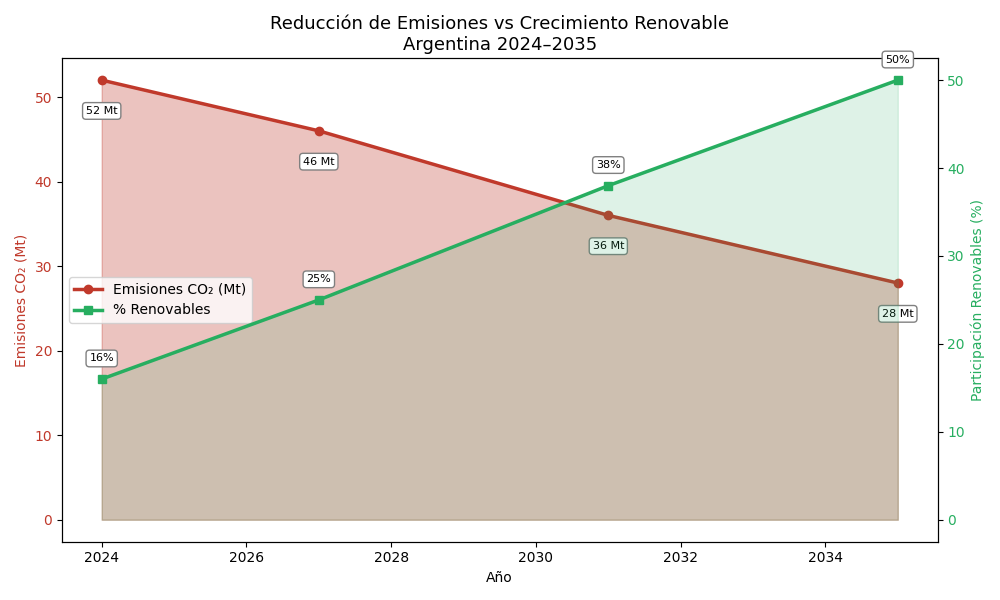

Python code for this plot:
import matplotlib.pyplot as plt

years = [2024, 2027, 2031, 2035]
emisiones = [52, 46, 36, 28]
renovables = [16, 25, 38, 50]

fig, ax1 = plt.subplots(figsize=(10, 6))

ax1.fill_between(years, emisiones, alpha=0.3, color='#c0392b')
ax1.plot(years, emisiones, color='#c0392b', linewidth=2.5, marker='o', label='Emisiones CO₂ (Mt)')
ax1.set_xlabel('Año')
ax1.set_ylabel('Emisiones CO₂ (Mt)', color='#c0392b')
ax1.tick_params(axis='y', labelcolor='#c0392b')

ax2 = ax1.twinx()
ax2.fill_between(years, renovables, alpha=0.15, color='#27ae60')
ax2.plot(years, renovables, color='#27ae60', linewidth=2.5, marker='s', label='% Renovables')
ax2.set_ylabel('Participación Renovables (%)', color='#27ae60')
ax2.tick_params(axis='y', labelcolor='#27ae60')

# Etiquetas emisiones
for x, y in zip(years, emisiones):
    ax1.annotate(f'{y} Mt', xy=(x, y), xytext=(x, y-4),
                 fontsize=8, ha='center',
                 bbox=dict(boxstyle='round,pad=0.3', facecolor='white', edgecolor='gray', alpha=1))

# Etiquetas renovables
for x, y in zip(years, renovables):
    ax2.annotate(f'{y}%', xy=(x, y), xytext=(x, y+2),
                 fontsize=8, ha='center',
                 bbox=dict(boxstyle='round,pad=0.3', facecolor='white', edgecolor='gray', alpha=1))


ax1.set_title('Reducción de Emisiones vs Crecimiento Renovable\nArgentina 2024–2035', fontsize=13)
lines1, labels1 = ax1.get_legend_handles_labels()
lines2, labels2 = ax2.get_legend_handles_labels()
ax1.legend(lines1 + lines2, labels1 + labels2, loc='center left')

plt.tight_layout()
plt.savefig('emisiones.png', dpi=150)
plt.show()
